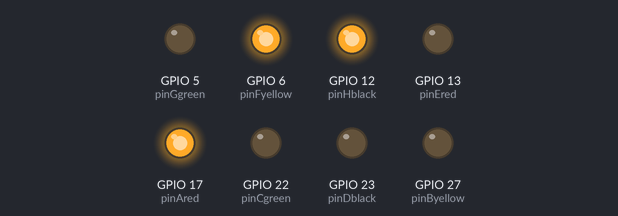
A program run on a simulated Raspberry Pi (BCM pin numbers). On the bench: output pins drawn as LEDs (lit = HIGH). At 1.0 s the program stops and its outputs stay as they are.

Above: at 0.1 s.
At 1.1 s:
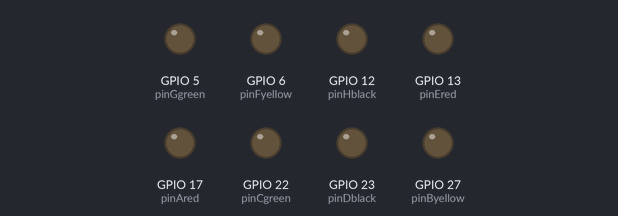
Timing chart, 0 to 2.5 s (numbered marks = the images above):
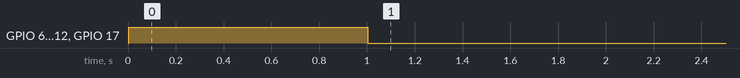

The program:

segd.py
```python
from gpiozero import DigitalOutputDevice
from time import sleep

pinAred = DigitalOutputDevice(17)
pinByellow = DigitalOutputDevice(27)
pinCgreen = DigitalOutputDevice(22)
pinDblack = DigitalOutputDevice(23)

pinEred = DigitalOutputDevice(13)
pinFyellow = DigitalOutputDevice(6)
pinGgreen = DigitalOutputDevice(5)
pinHblack = DigitalOutputDevice(12)

pinAred.on()
pinByellow.off()
pinCgreen.off()
pinDblack.off()
pinEred.off()
pinFyellow.on()
pinGgreen.off()
pinHblack.on()
sleep(1)

pinAred.close()
pinByellow.close()
pinCgreen.close()
pinDblack.close()
pinEred.close()
pinFyellow.close()
pinGgreen.close()
pinHblack.close()
```

Measured:
- by itself, GPIO 6 (pinFyellow), GPIO 12 (pinHblack), GPIO 17 (pinAred): LOW → HIGH at 0.00 s, → LOW 1.0 s later
